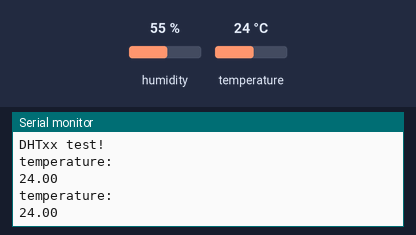
The sketch below on a simulated Arduino Uno, built with avr-gcc and run on an emulated ATmega328P. Parts: the last lines printed to the serial monitor. Inputs (shaded band) come from the test bench; at power-on: temperature 24 °C, humidity 55 %.

Above: at 4.8 s.
4.9 s: temperature set to 12 °C
At 6.9 s:
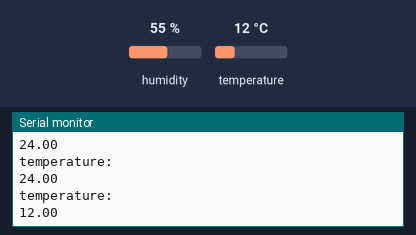
7.9 s: temperature set to 19 °C
At 9.3 s:
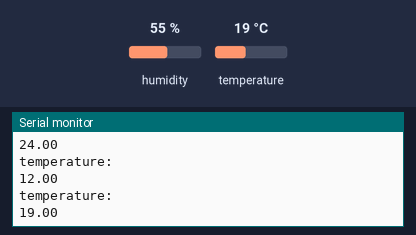
Timing chart, 0 to 10.9 s (numbered marks = the images above; inputs shaded):
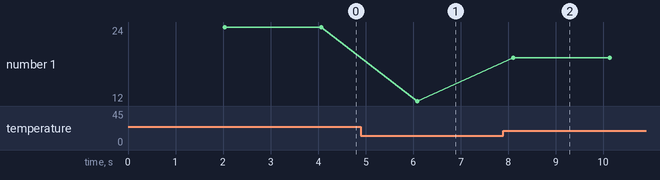

Measured:
- after the input at 4.9 s, the serial monitor: prints a new line after 1.2 s (image 1)
- after the input at 7.9 s, the serial monitor: prints a new line after 0.21 s (image 2)
- plotted number 1: 24 → 12 after the input at 4.9 s, 12 → 19 after the input at 7.9 s

The sketch:

dhtPBL.ino
```cpp
#include "temperature.h"


void SerialInit() {
  Serial.begin(9600);
}

void setup() {
  SerialInit();
  Serial.println(F("DHTxx test!"));

  InitTemperature();
}

void loop() {
  // Wait a few seconds between measurements.
  delay(2000);
  float temperature = GetTemperature();

  Serial.println("temperature: ");
  Serial.println(temperature);
}
```

temperature.cpp
```cpp
#include "temperature.h"


DHT dht(DHTPIN, DHTTYPE);


void InitTemperature() {
  	dht.begin();
}

float GetTemperature() {
	// Read temperature as Celsius (the default)
  	float t = dht.readTemperature();
  	// for humidity:
  	 // float h = dht.readHumidity();
  	if (isnan(t)) {
    	Serial.println(F("Failed to read from DHT sensor!"));
    	return -1;
    }
  	// else
 	return t;
}
```

temperature.h
```cpp
#ifndef _TEMPERATURE_H_
#define _TEMPERATURE_H_

#include "DHT.h"

#define DHTPIN 2     // Digital pin connected to the DHT sensor
// Feather HUZZAH ESP8266 note: use pins 3, 4, 5, 12, 13 or 14 --
// Pin 15 can work but DHT must be disconnected during program upload.

// Uncomment whatever type you're using!
#define DHTTYPE DHT11   // DHT 11
//#define DHTTYPE DHT22   // DHT 22  (AM2302), AM2321
//#define DHTTYPE DHT21   // DHT 21 (AM2301)

// Connect pin 1 (on the left) of the sensor to +5V
// NOTE: If using a board with 3.3V logic like an Arduino Due connect pin 1
// to 3.3V instead of 5V!
// Connect pin 2 of the sensor to whatever your DHTPIN is
// Connect pin 4 (on the right) of the sensor to GROUND
// Connect a 10K resistor from pin 2 (data) to pin 1 (power) of the sensor

// Initialize DHT sensor.
// Note that older versions of this library took an optional third parameter to
// tweak the timings for faster processors.  This parameter is no longer needed
// as the current DHT reading algorithm adjusts itself to work on faster procs.


void InitTemperature();
float GetTemperature();

#endif
```
